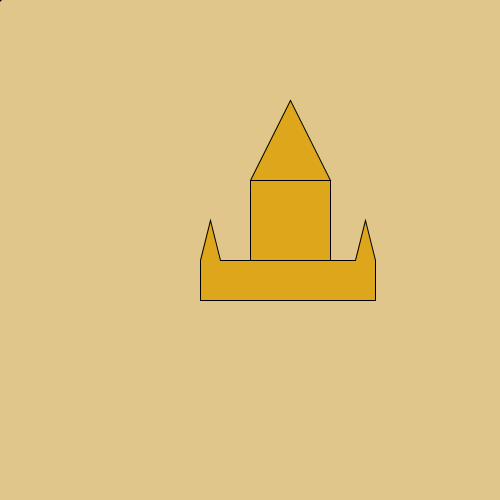
Frame 1 (no input)
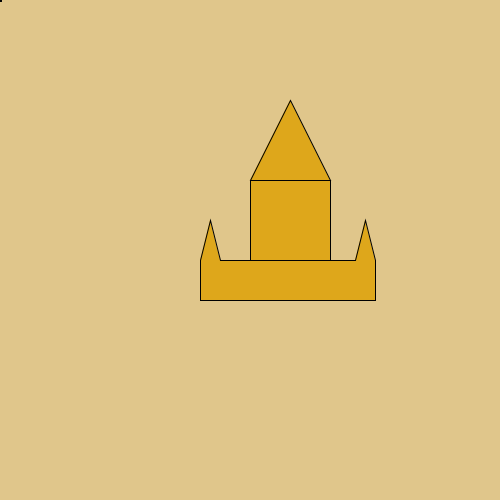
Frame 60 (the mouse pressed at the canvas centre just before this capture)
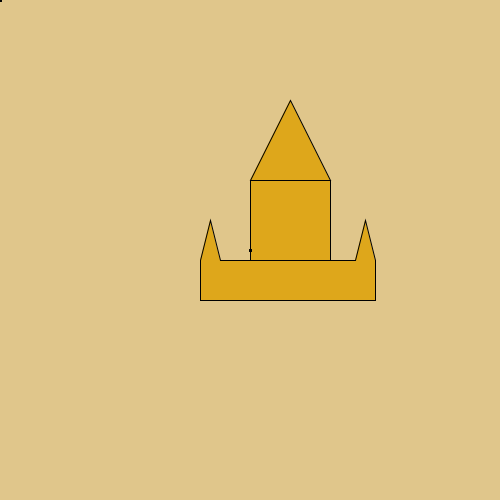
Frame 120 (the mouse held since frame 60 and released just before this capture)

The Processing sketch that drew these frames (run headless with seeded random() and noise(); from frame 60 on, the mouse is pressed at the canvas centre):

// Processing sketch: castle__alex_felberbaum
// ── castle__alex_felberbaum.pde
//* demo of custom shapes 2

void setup(){
  size(500,500);
  background(#E0C68B);
  fill(#DEA71B);
 square(250,180,80);
  //castleshape
  beginShape();
  fill(#DEA71B);
  vertex(200,300);
  //right wall
  vertex(375,300);
  //triangle
  vertex(375,260);
  vertex(365,220);
  vertex(355,260);
  //triangle
  vertex(220, 260);
  vertex(210,220);
  vertex(200,260);
  //left wall
  vertex(200,300);
  
  endShape(CLOSE);
  //top of castle
  beginShape();
  fill(#DEA71B);
  vertex(250,180);
  //bottom
  vertex(330,180);
  //triangle
  vertex(290,100);
  vertex(250,180);
  
  
  endShape(CLOSE);
  
}




void draw(){
  println(mouseX,mouseY);
  strokeWeight(2);
  point(mouseX, mouseY);
}
